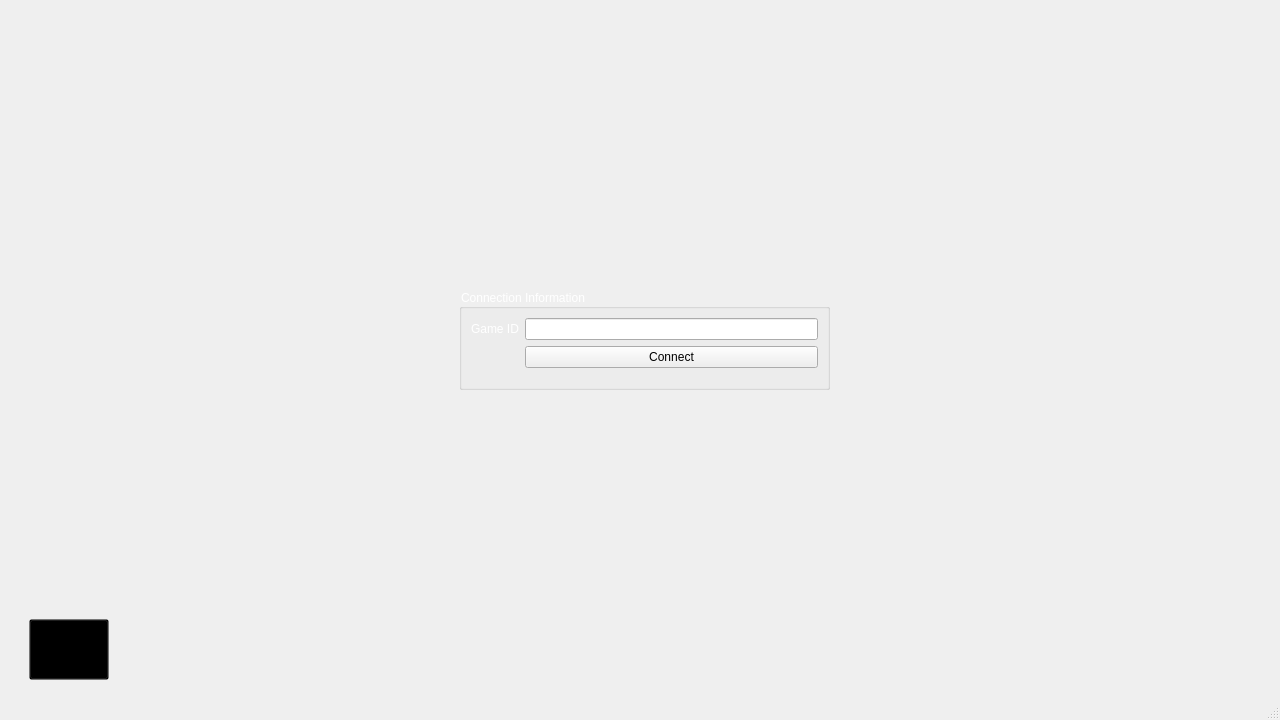
<?xml version="1.0" encoding="UTF-8"?>
<ui version="4.0">
 <class>MainWindow</class>
 <widget class="QMainWindow" name="MainWindow">
  <property name="geometry">
   <rect>
    <x>0</x>
    <y>0</y>
    <width>1280</width>
    <height>720</height>
   </rect>
  </property>
  <property name="windowTitle">
   <string>PockerPro</string>
  </property>
  <property name="windowIcon">
   <iconset resource="resource.qrc">
    <normaloff>:/img/logo-pocker-pro.png</normaloff>:/img/logo-pocker-pro.png</iconset>
  </property>
  <property name="styleSheet">
   <string notr="true">#lnIP[state = &quot;0&quot;]{
	
	background-color: rgb(255, 255, 255);
}

#lnIP[state = &quot;1&quot;]{
	
	background-color: rgb(170, 0, 0);
}

#lnIP[state=&quot;2&quot;]{
	
	background-color: rgb(0, 85, 0);
}</string>
  </property>
  <widget class="QWidget" name="centralwidget">
   <widget class="QStackedWidget" name="stackedWidget">
    <property name="geometry">
     <rect>
      <x>-1</x>
      <y>-1</y>
      <width>1281</width>
      <height>721</height>
     </rect>
    </property>
    <property name="autoFillBackground">
     <bool>false</bool>
    </property>
    <property name="currentIndex">
     <number>5</number>
    </property>
    <widget class="QWidget" name="signin">
     <widget class="QLabel" name="pockerpro0">
      <property name="geometry">
       <rect>
        <x>400</x>
        <y>80</y>
        <width>481</width>
        <height>151</height>
       </rect>
      </property>
      <property name="font">
       <font>
        <family>Tw Cen MT Condensed Extra Bold</family>
        <pointsize>72</pointsize>
       </font>
      </property>
      <property name="styleSheet">
       <string notr="true">color: rgb(255, 255, 255);</string>
      </property>
      <property name="text">
       <string>POCKER PRO</string>
      </property>
     </widget>
     <widget class="QGroupBox" name="groupBox">
      <property name="geometry">
       <rect>
        <x>460</x>
        <y>280</y>
        <width>423</width>
        <height>231</height>
       </rect>
      </property>
      <property name="font">
       <font>
        <family>Academy Engraved LET</family>
        <pointsize>24</pointsize>
       </font>
      </property>
      <property name="styleSheet">
       <string notr="true">color: rgb(255, 255, 255);</string>
      </property>
      <property name="title">
       <string>Sign In</string>
      </property>
      <layout class="QVBoxLayout" name="verticalLayout">
       <item>
        <layout class="QHBoxLayout" name="horizontalLayout_2">
         <item>
          <widget class="QLabel" name="username">
           <property name="minimumSize">
            <size>
             <width>0</width>
             <height>50</height>
            </size>
           </property>
           <property name="font">
            <font>
             <family>Yu Gothic UI Semibold</family>
             <pointsize>12</pointsize>
             <bold>true</bold>
            </font>
           </property>
           <property name="styleSheet">
            <string notr="true">color: rgb(255, 255, 255);</string>
           </property>
           <property name="text">
            <string>Username</string>
           </property>
          </widget>
         </item>
         <item>
          <widget class="QLineEdit" name="username_edit">
           <property name="minimumSize">
            <size>
             <width>0</width>
             <height>40</height>
            </size>
           </property>
           <property name="font">
            <font>
             <family>Yu Gothic UI Semibold</family>
             <pointsize>12</pointsize>
             <bold>true</bold>
            </font>
           </property>
           <property name="styleSheet">
            <string notr="true">color: rgb(0, 0, 0);</string>
           </property>
          </widget>
         </item>
        </layout>
       </item>
       <item>
        <layout class="QHBoxLayout" name="horizontalLayout_3">
         <item>
          <widget class="QPushButton" name="signIn">
           <property name="enabled">
            <bool>true</bool>
           </property>
           <property name="minimumSize">
            <size>
             <width>0</width>
             <height>50</height>
            </size>
           </property>
           <property name="font">
            <font>
             <family>Yu Gothic UI Semibold</family>
             <pointsize>12</pointsize>
             <bold>true</bold>
            </font>
           </property>
           <property name="styleSheet">
            <string notr="true">color: rgb(0, 0, 0);</string>
           </property>
           <property name="text">
            <string>Sign In</string>
           </property>
           <property name="checkable">
            <bool>false</bool>
           </property>
           <property name="default">
            <bool>false</bool>
           </property>
           <property name="flat">
            <bool>false</bool>
           </property>
          </widget>
         </item>
         <item>
          <widget class="QPushButton" name="exit_button">
           <property name="minimumSize">
            <size>
             <width>0</width>
             <height>50</height>
            </size>
           </property>
           <property name="font">
            <font>
             <family>Yu Gothic UI Semibold</family>
             <pointsize>12</pointsize>
             <bold>true</bold>
            </font>
           </property>
           <property name="styleSheet">
            <string notr="true">color: rgb(0, 0, 0);</string>
           </property>
           <property name="text">
            <string>Exit</string>
           </property>
          </widget>
         </item>
        </layout>
       </item>
      </layout>
     </widget>
    </widget>
    <widget class="QWidget" name="mainpage">
     <property name="toolTip">
      <string/>
     </property>
     <property name="autoFillBackground">
      <bool>false</bool>
     </property>
     <property name="styleSheet">
      <string notr="true"/>
     </property>
     <widget class="QLabel" name="pokerprotitle">
      <property name="geometry">
       <rect>
        <x>410</x>
        <y>80</y>
        <width>461</width>
        <height>151</height>
       </rect>
      </property>
      <property name="font">
       <font>
        <family>Tw Cen MT Condensed Extra Bold</family>
        <pointsize>72</pointsize>
       </font>
      </property>
      <property name="styleSheet">
       <string notr="true">color: rgb(255, 255, 255);
</string>
      </property>
      <property name="text">
       <string>POCKER PRO</string>
      </property>
     </widget>
     <widget class="QPushButton" name="optionsButton">
      <property name="geometry">
       <rect>
        <x>560</x>
        <y>410</y>
        <width>151</width>
        <height>51</height>
       </rect>
      </property>
      <property name="font">
       <font>
        <family>Yu Gothic UI Semibold</family>
        <pointsize>24</pointsize>
        <bold>true</bold>
       </font>
      </property>
      <property name="text">
       <string>OPTIONS</string>
      </property>
     </widget>
     <widget class="QPushButton" name="creditsButton">
      <property name="geometry">
       <rect>
        <x>560</x>
        <y>490</y>
        <width>151</width>
        <height>51</height>
       </rect>
      </property>
      <property name="font">
       <font>
        <family>Yu Gothic UI Semibold</family>
        <pointsize>24</pointsize>
        <bold>true</bold>
       </font>
      </property>
      <property name="text">
       <string>CREDITS</string>
      </property>
     </widget>
     <widget class="QPushButton" name="exitButton">
      <property name="geometry">
       <rect>
        <x>560</x>
        <y>570</y>
        <width>151</width>
        <height>51</height>
       </rect>
      </property>
      <property name="font">
       <font>
        <family>Yu Gothic UI Semibold</family>
        <pointsize>24</pointsize>
        <bold>true</bold>
       </font>
      </property>
      <property name="text">
       <string>EXIT</string>
      </property>
     </widget>
     <widget class="QPushButton" name="playButton">
      <property name="geometry">
       <rect>
        <x>560</x>
        <y>330</y>
        <width>151</width>
        <height>51</height>
       </rect>
      </property>
      <property name="font">
       <font>
        <family>Yu Gothic UI Semibold</family>
        <pointsize>24</pointsize>
        <bold>true</bold>
       </font>
      </property>
      <property name="text">
       <string>PLAY</string>
      </property>
     </widget>
    </widget>
    <widget class="QWidget" name="play">
     <widget class="QLabel" name="playtitle">
      <property name="geometry">
       <rect>
        <x>540</x>
        <y>80</y>
        <width>181</width>
        <height>151</height>
       </rect>
      </property>
      <property name="font">
       <font>
        <family>Tw Cen MT Condensed Extra Bold</family>
        <pointsize>72</pointsize>
       </font>
      </property>
      <property name="styleSheet">
       <string notr="true">color: rgb(255, 255, 255);</string>
      </property>
      <property name="text">
       <string>PLAY</string>
      </property>
     </widget>
     <widget class="QPushButton" name="hostButton">
      <property name="geometry">
       <rect>
        <x>550</x>
        <y>330</y>
        <width>151</width>
        <height>51</height>
       </rect>
      </property>
      <property name="font">
       <font>
        <family>Yu Gothic UI Semibold</family>
        <pointsize>24</pointsize>
        <bold>true</bold>
       </font>
      </property>
      <property name="text">
       <string>HOST</string>
      </property>
     </widget>
     <widget class="QPushButton" name="publicButton">
      <property name="geometry">
       <rect>
        <x>550</x>
        <y>410</y>
        <width>151</width>
        <height>51</height>
       </rect>
      </property>
      <property name="font">
       <font>
        <family>Yu Gothic UI Semibold</family>
        <pointsize>24</pointsize>
        <bold>true</bold>
       </font>
      </property>
      <property name="text">
       <string>PUBLIC</string>
      </property>
     </widget>
     <widget class="QPushButton" name="privateButton">
      <property name="geometry">
       <rect>
        <x>550</x>
        <y>490</y>
        <width>151</width>
        <height>51</height>
       </rect>
      </property>
      <property name="font">
       <font>
        <family>Yu Gothic UI Semibold</family>
        <pointsize>24</pointsize>
        <bold>true</bold>
       </font>
      </property>
      <property name="text">
       <string>PRIVATE</string>
      </property>
     </widget>
     <widget class="QPushButton" name="back">
      <property name="geometry">
       <rect>
        <x>20</x>
        <y>620</y>
        <width>80</width>
        <height>61</height>
       </rect>
      </property>
      <property name="styleSheet">
       <string notr="true">image: url(:/img/back.png);
background: transparent;</string>
      </property>
      <property name="text">
       <string/>
      </property>
     </widget>
    </widget>
    <widget class="QWidget" name="options">
     <widget class="QLabel" name="pokerprotitle_2">
      <property name="geometry">
       <rect>
        <x>460</x>
        <y>80</y>
        <width>331</width>
        <height>151</height>
       </rect>
      </property>
      <property name="font">
       <font>
        <family>Tw Cen MT Condensed Extra Bold</family>
        <pointsize>72</pointsize>
       </font>
      </property>
      <property name="styleSheet">
       <string notr="true">color: rgb(255, 255, 255);</string>
      </property>
      <property name="text">
       <string>OPTIONS</string>
      </property>
     </widget>
     <widget class="QPushButton" name="back_2">
      <property name="geometry">
       <rect>
        <x>20</x>
        <y>620</y>
        <width>80</width>
        <height>61</height>
       </rect>
      </property>
      <property name="styleSheet">
       <string notr="true">image: url(:/img/back.png);
background: transparent;</string>
      </property>
      <property name="text">
       <string/>
      </property>
     </widget>
     <widget class="QSlider" name="volumehorizontalSlider">
      <property name="geometry">
       <rect>
        <x>550</x>
        <y>390</y>
        <width>160</width>
        <height>16</height>
       </rect>
      </property>
      <property name="orientation">
       <enum>Qt::Horizontal</enum>
      </property>
     </widget>
     <widget class="QLabel" name="fullscreen">
      <property name="geometry">
       <rect>
        <x>550</x>
        <y>410</y>
        <width>161</width>
        <height>111</height>
       </rect>
      </property>
      <property name="font">
       <font>
        <family>Tw Cen MT Condensed Extra Bold</family>
        <pointsize>26</pointsize>
       </font>
      </property>
      <property name="styleSheet">
       <string notr="true">color: rgb(255, 255, 255);</string>
      </property>
      <property name="text">
       <string>FULLSCREEN</string>
      </property>
     </widget>
     <widget class="QLabel" name="volume">
      <property name="geometry">
       <rect>
        <x>570</x>
        <y>290</y>
        <width>111</width>
        <height>111</height>
       </rect>
      </property>
      <property name="font">
       <font>
        <family>Tw Cen MT Condensed Extra Bold</family>
        <pointsize>26</pointsize>
       </font>
      </property>
      <property name="styleSheet">
       <string notr="true">color: rgb(255, 255, 255);</string>
      </property>
      <property name="text">
       <string>VOLUME</string>
      </property>
     </widget>
     <widget class="QPushButton" name="fullscreen_on">
      <property name="geometry">
       <rect>
        <x>550</x>
        <y>500</y>
        <width>80</width>
        <height>24</height>
       </rect>
      </property>
      <property name="font">
       <font>
        <family>Yu Gothic UI Semibold</family>
        <bold>true</bold>
       </font>
      </property>
      <property name="text">
       <string>ON</string>
      </property>
     </widget>
     <widget class="QPushButton" name="fullscreen_off">
      <property name="geometry">
       <rect>
        <x>630</x>
        <y>500</y>
        <width>80</width>
        <height>24</height>
       </rect>
      </property>
      <property name="font">
       <font>
        <family>Yu Gothic UI Semibold</family>
        <bold>true</bold>
       </font>
      </property>
      <property name="text">
       <string>OFF</string>
      </property>
     </widget>
    </widget>
    <widget class="QWidget" name="credits">
     <widget class="QLabel" name="creditstitle">
      <property name="geometry">
       <rect>
        <x>480</x>
        <y>80</y>
        <width>301</width>
        <height>151</height>
       </rect>
      </property>
      <property name="font">
       <font>
        <family>Tw Cen MT Condensed Extra Bold</family>
        <pointsize>72</pointsize>
       </font>
      </property>
      <property name="styleSheet">
       <string notr="true">color: rgb(255, 255, 255);</string>
      </property>
      <property name="text">
       <string>CREDITS</string>
      </property>
     </widget>
     <widget class="QPushButton" name="back_3">
      <property name="geometry">
       <rect>
        <x>20</x>
        <y>620</y>
        <width>80</width>
        <height>61</height>
       </rect>
      </property>
      <property name="styleSheet">
       <string notr="true">image: url(:/img/back.png);
background: transparent;</string>
      </property>
      <property name="text">
       <string/>
      </property>
     </widget>
     <widget class="QLabel" name="label">
      <property name="geometry">
       <rect>
        <x>520</x>
        <y>380</y>
        <width>241</width>
        <height>171</height>
       </rect>
      </property>
      <property name="font">
       <font>
        <family>Yu Gothic UI Semibold</family>
        <pointsize>20</pointsize>
        <bold>true</bold>
       </font>
      </property>
      <property name="autoFillBackground">
       <bool>false</bool>
      </property>
      <property name="styleSheet">
       <string notr="true">color: rgb(255, 255, 255);</string>
      </property>
      <property name="text">
       <string>António Ribeiro
Bernardo Vicente
Guilherme Oliveira
Rui Silva
</string>
      </property>
     </widget>
     <widget class="QLabel" name="label_2">
      <property name="geometry">
       <rect>
        <x>380</x>
        <y>260</y>
        <width>521</width>
        <height>71</height>
       </rect>
      </property>
      <property name="font">
       <font>
        <family>Yu Gothic UI Semibold</family>
        <pointsize>20</pointsize>
        <bold>true</bold>
       </font>
      </property>
      <property name="styleSheet">
       <string notr="true">color: rgb(255, 255, 255);</string>
      </property>
      <property name="text">
       <string>Work done by FEUP students from MEEC: </string>
      </property>
     </widget>
     <widget class="QLabel" name="label_3">
      <property name="geometry">
       <rect>
        <x>980</x>
        <y>570</y>
        <width>261</width>
        <height>111</height>
       </rect>
      </property>
      <property name="styleSheet">
       <string notr="true"/>
      </property>
      <property name="text">
       <string/>
      </property>
      <property name="pixmap">
       <pixmap resource="resource.qrc">:/img/logofeup.png</pixmap>
      </property>
      <property name="scaledContents">
       <bool>true</bool>
      </property>
     </widget>
    </widget>
    <widget class="QWidget" name="private_opts">
     <widget class="QGroupBox" name="groupBox_2">
      <property name="geometry">
       <rect>
        <x>460</x>
        <y>290</y>
        <width>371</width>
        <height>101</height>
       </rect>
      </property>
      <property name="styleSheet">
       <string notr="true">color: rgb(255, 255, 255);</string>
      </property>
      <property name="title">
       <string>Connection Information</string>
      </property>
      <layout class="QFormLayout" name="formLayout">
       <item row="0" column="0">
        <widget class="QLabel" name="lblid">
         <property name="styleSheet">
          <string notr="true">color: rgb(255, 255, 255);</string>
         </property>
         <property name="text">
          <string>Game ID</string>
         </property>
        </widget>
       </item>
       <item row="0" column="1">
        <widget class="QLineEdit" name="lnIP">
         <property name="styleSheet">
          <string notr="true">color: rgb(0, 0, 0);</string>
         </property>
         <property name="inputMask">
          <string/>
         </property>
         <property name="text">
          <string/>
         </property>
         <property name="clearButtonEnabled">
          <bool>true</bool>
         </property>
         <property name="state" stdset="0">
          <string>0</string>
         </property>
        </widget>
       </item>
       <item row="1" column="1">
        <widget class="QPushButton" name="btnConnect">
         <property name="styleSheet">
          <string notr="true">color: rgb(0, 0, 0);</string>
         </property>
         <property name="text">
          <string>Connect</string>
         </property>
        </widget>
       </item>
      </layout>
     </widget>
     <widget class="QPushButton" name="back_4">
      <property name="geometry">
       <rect>
        <x>30</x>
        <y>620</y>
        <width>80</width>
        <height>61</height>
       </rect>
      </property>
      <property name="styleSheet">
       <string notr="true">image: url(:/img/back.png);
background: transparent;</string>
      </property>
      <property name="text">
       <string/>
      </property>
     </widget>
    </widget>
   </widget>
  </widget>
  <widget class="QStatusBar" name="statusbar"/>
 </widget>
 <resources>
  <include location="resource.qrc"/>
 </resources>
 <connections/>
</ui>
